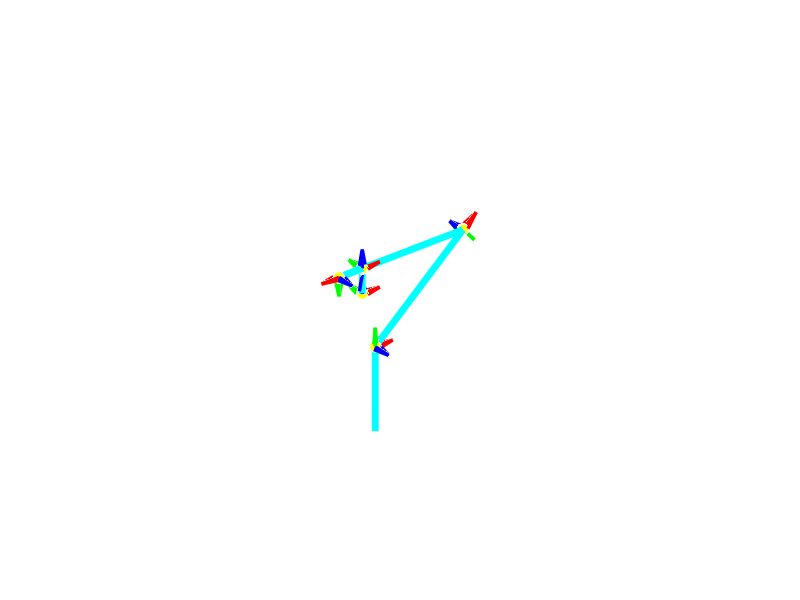

This figure's MATLAB source:
L1 = 10; L2 = 15; L3 = 16; L4 = 3; L5 = 3;
theta_offset = deg2rad(11);
theta1_star = deg2rad(0);
theta2_star = deg2rad(30);
theta3_star = deg2rad(-180);
q1 = theta1_star;
q2 = theta2_star + theta_offset;
q3 = theta3_star + theta_offset + theta2_star;
q4 = theta3_star;
q5 = 0;
theta = [q1, q2, q3, q4, q5];
d     = [L1,  0,  0,  0, -L5];
a     = [0,  L2, L3, L4,  0];
alpha = [pi/2, pi, -pi, -pi/2, 0];
figure('Name', 'DH', 'Color', [0.15 0.15 0.15]);
hold on; grid on; axis equal; view(3);
xlabel('Eixo X', 'Color', 'w'); ylabel('Eixo Y', 'Color', 'w'); zlabel('Eixo Z', 'Color', 'w');
title('Visualização DH', 'Color', 'w');
axis([-15 25 -15 15 0 30]);
set(gca, 'Color', [0.1 0.1 0.1], 'XColor', 'w', 'YColor', 'w', 'ZColor', 'w', 'GridColor', 'w', 'GridAlpha', 0.3);
T_atual = eye(4);     
pos_anterior = [0;0;0]; 
plot3(pos_anterior(1), pos_anterior(2), pos_anterior(3), 'ws', 'MarkerSize', 12, 'MarkerFaceColor', 'w');
escala = 2.5;

for i = 1:5
    th = theta(i); 
    di = d(i); 
    ai = a(i); 
    al = alpha(i);
    T_link = [cos(th), -sin(th)*cos(al),  sin(th)*sin(al), ai*cos(th);
              sin(th),  cos(th)*cos(al), -cos(th)*sin(al), ai*sin(th);
              0,        sin(al),          cos(al),         di;
              0,        0,                0,               1];
    T_atual = T_atual * T_link;
    pos_nova = T_atual(1:3, 4);
    R = T_atual(1:3, 1:3);
    
    plot3([pos_anterior(1) pos_nova(1)], ...
          [pos_anterior(2) pos_nova(2)], ...
          [pos_anterior(3) pos_nova(3)], '-c', 'LineWidth', 5);
          
    plot3(pos_nova(1), pos_nova(2), pos_nova(3), 'o', 'MarkerSize', 8, 'MarkerFaceColor', 'y', 'MarkerEdgeColor', 'w');
    
    quiver3(pos_nova(1), pos_nova(2), pos_nova(3), R(1,1)*escala, R(2,1)*escala, R(3,1)*escala, 'r', 'LineWidth', 2.5, 'MaxHeadSize', 0.5);
    quiver3(pos_nova(1), pos_nova(2), pos_nova(3), R(1,2)*escala, R(2,2)*escala, R(3,2)*escala, 'g', 'LineWidth', 2.5, 'MaxHeadSize', 0.5);
    quiver3(pos_nova(1), pos_nova(2), pos_nova(3), R(1,3)*escala, R(2,3)*escala, R(3,3)*escala, 'b', 'LineWidth', 2.5, 'MaxHeadSize', 0.5);
    
    pos_anterior = pos_nova;
end
